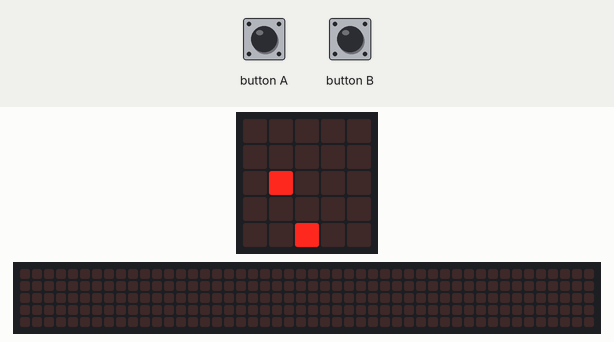
Bench run of a program on a simulated BBC micro:bit (MakeCode). Parts: the board's 5×5 LED display, a strip that is not on the board, showing the scrolling text unrolled. The test bench sets the inputs (shaded band). Random numbers come from a fixed seed; the 48×5 strip is a reading aid, not a part: it shows the text the display is scrolling, unrolled, one strip-width of it at a time.

Above: at 1.2 s.
1.3 s: button A pressed for 0.15 s
At 1.9 s:
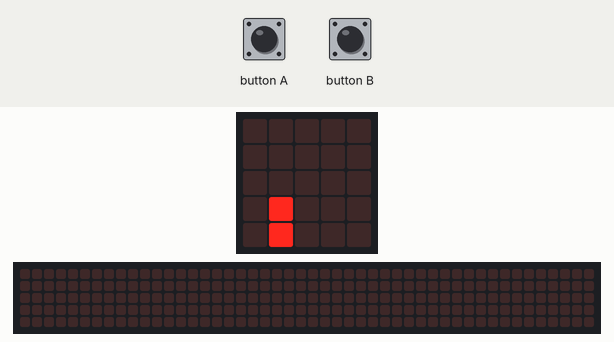
2.0 s: button B pressed for 0.15 s
At 2.32 s:
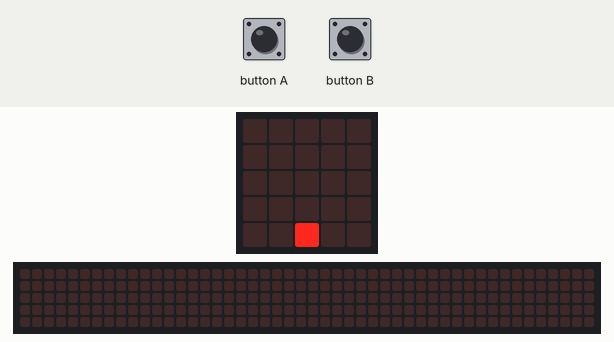
2.7 s: button B pressed for 0.15 s
At 2.97 s:
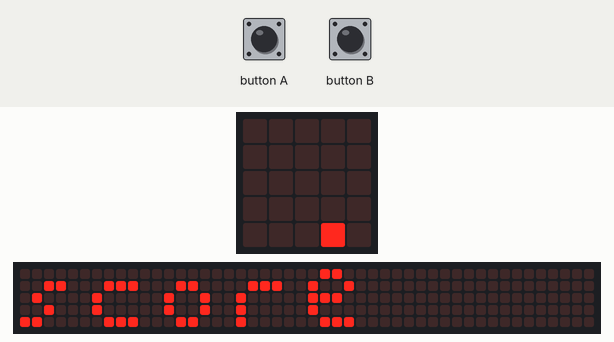
3.4 s: button B pressed for 0.15 s
At 3.72 s:
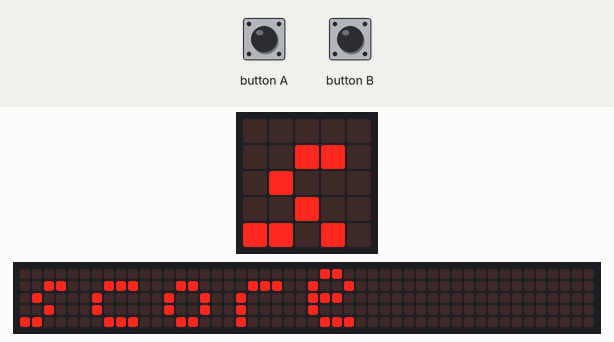
4.1 s: button A pressed for 0.15 s
At 4.32 s:
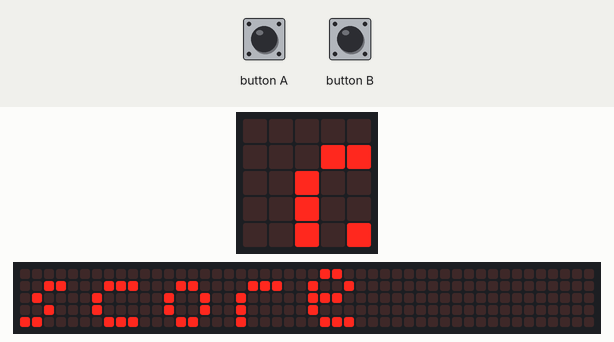
4.8 s: button A pressed for 0.15 s
At 5.07 s:
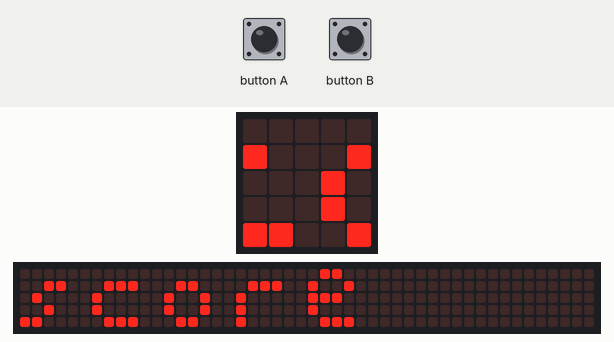
Timing chart, 0 to 7.8 s (numbered marks = the images above; inputs shaded):
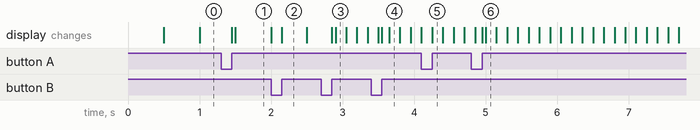

The program:

main.ts
```typescript
input.onButtonPressed(Button.A, function () {
    led.unplot(led1, 4)
    led1 += -1
    led.plot(led1, 4)
    if (led1 <= -1) {
        led.unplot(led1, 4)
        led1 = 0
        led.plot(led1, 4)
    }
})
input.onButtonPressed(Button.B, function () {
    led.unplot(led1, 4)
    led1 += 1
    led.plot(led1, 4)
    if (led1 >= 5) {
        led.unplot(led1, 4)
        led1 = 4
        led.plot(led1, 4)
    }
})
let led2 = 0
let led1 = 0
let score = 0
led1 = 2
led.plot(led1, 4)
basic.forever(function () {
    led.plot(led1, 4)
    led2 = randint(0, 4)
    led.plotBrightness(led2, 0, 255)
    basic.pause(500)
    led.unplot(led2, 0)
    led.plotBrightness(led2, 1, 255)
    basic.pause(500)
    led.unplot(led2, 1)
    led.plotBrightness(led2, 2, 255)
    basic.pause(500)
    led.unplot(led2, 2)
    led.plotBrightness(led2, 3, 255)
    basic.pause(500)
    led.unplot(led2, 3)
    led.plotBrightness(led2, 4, 255)
    basic.pause(500)
    led.unplot(led2, 4)
    if (led.pointBrightness(led1, 4) == led.pointBrightness(led2, 4)) {
        score += 1
    } else if (led.pointBrightness(led1, 4) != led.pointBrightness(led2, 4)) {
        basic.showLeds(`
            . . . . .
            . . . . .
            . . . . .
            . . . . .
            . . . . .
            `)
        basic.showString("score")
        basic.showNumber(score)
        basic.showLeds(`
            . . . . .
            . . . . .
            . . . . .
            . . . . .
            . . . . .
            `)
        basic.pause(1000)
    }
})
```

test.ts
```typescript
// les tests vont ici ; cela ne sera pas compilé si ce paquet est utilisé en tant qu'extension.
```
